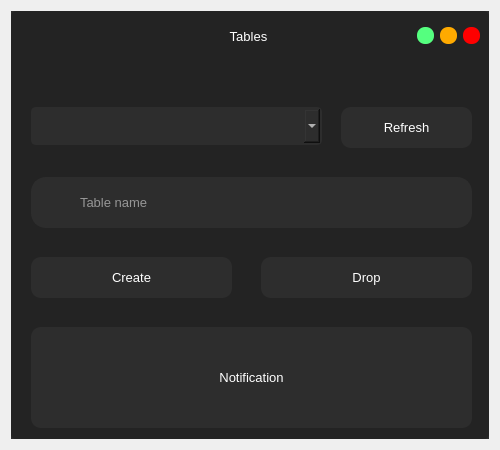
<?xml version="1.0" encoding="UTF-8"?>
<ui version="4.0">
 <class>Database</class>
 <widget class="QDialog" name="Database">
  <property name="geometry">
   <rect>
    <x>0</x>
    <y>0</y>
    <width>500</width>
    <height>450</height>
   </rect>
  </property>
  <property name="minimumSize">
   <size>
    <width>500</width>
    <height>400</height>
   </size>
  </property>
  <property name="maximumSize">
   <size>
    <width>500</width>
    <height>450</height>
   </size>
  </property>
  <property name="windowTitle">
   <string>Dialog</string>
  </property>
  <layout class="QVBoxLayout" name="verticalLayout">
   <item>
    <widget class="QFrame" name="frame">
     <property name="minimumSize">
      <size>
       <width>0</width>
       <height>400</height>
      </size>
     </property>
     <property name="maximumSize">
      <size>
       <width>16777215</width>
       <height>450</height>
      </size>
     </property>
     <property name="styleSheet">
      <string notr="true">background-color: rgb(45, 45, 45);</string>
     </property>
     <property name="frameShape">
      <enum>QFrame::NoFrame</enum>
     </property>
     <property name="frameShadow">
      <enum>QFrame::Raised</enum>
     </property>
     <layout class="QVBoxLayout" name="verticalLayout_4">
      <property name="spacing">
       <number>0</number>
      </property>
      <property name="leftMargin">
       <number>0</number>
      </property>
      <property name="topMargin">
       <number>0</number>
      </property>
      <property name="rightMargin">
       <number>0</number>
      </property>
      <property name="bottomMargin">
       <number>0</number>
      </property>
      <item>
       <widget class="QFrame" name="frame_2">
        <property name="styleSheet">
         <string notr="true">QFrame{
	background-color: rgb(35, 35, 35);
	border-radius:5px;
}</string>
        </property>
        <property name="frameShape">
         <enum>QFrame::NoFrame</enum>
        </property>
        <property name="frameShadow">
         <enum>QFrame::Raised</enum>
        </property>
        <layout class="QVBoxLayout" name="verticalLayout_2">
         <property name="leftMargin">
          <number>0</number>
         </property>
         <property name="topMargin">
          <number>0</number>
         </property>
         <property name="rightMargin">
          <number>0</number>
         </property>
         <property name="bottomMargin">
          <number>0</number>
         </property>
         <item>
          <widget class="QFrame" name="frame_3">
           <property name="minimumSize">
            <size>
             <width>0</width>
             <height>40</height>
            </size>
           </property>
           <property name="maximumSize">
            <size>
             <width>16777215</width>
             <height>30</height>
            </size>
           </property>
           <property name="frameShape">
            <enum>QFrame::NoFrame</enum>
           </property>
           <property name="frameShadow">
            <enum>QFrame::Raised</enum>
           </property>
           <layout class="QHBoxLayout" name="horizontalLayout">
            <property name="topMargin">
             <number>0</number>
            </property>
            <property name="bottomMargin">
             <number>0</number>
            </property>
            <item>
             <widget class="QLabel" name="label">
              <property name="minimumSize">
               <size>
                <width>60</width>
                <height>0</height>
               </size>
              </property>
              <property name="maximumSize">
               <size>
                <width>60</width>
                <height>16777215</height>
               </size>
              </property>
              <property name="text">
               <string/>
              </property>
              <property name="pixmap">
               <pixmap resource="../../../../Commons/resource/asset.qrc">:/icons/asset/database.svg</pixmap>
              </property>
             </widget>
            </item>
            <item>
             <widget class="QLabel" name="label_2">
              <property name="font">
               <font>
                <family>Arial</family>
                <pointsize>10</pointsize>
               </font>
              </property>
              <property name="styleSheet">
               <string notr="true">QLabel{
	color: rgb(255, 255, 255);
}</string>
              </property>
              <property name="text">
               <string>Tables</string>
              </property>
              <property name="alignment">
               <set>Qt::AlignCenter</set>
              </property>
             </widget>
            </item>
            <item>
             <widget class="QPushButton" name="btn_minimize">
              <property name="minimumSize">
               <size>
                <width>16</width>
                <height>16</height>
               </size>
              </property>
              <property name="maximumSize">
               <size>
                <width>17</width>
                <height>17</height>
               </size>
              </property>
              <property name="styleSheet">
               <string notr="true">QPushButton{
	background-color: rgb(85, 255, 127);
	border:none;
	border-radius: 8px;
}

QPushButton:hover{	
	background-color: rgba(85, 255, 127,150);
	
}</string>
              </property>
              <property name="text">
               <string/>
              </property>
             </widget>
            </item>
            <item>
             <widget class="QPushButton" name="btn_maximize">
              <property name="minimumSize">
               <size>
                <width>16</width>
                <height>16</height>
               </size>
              </property>
              <property name="maximumSize">
               <size>
                <width>17</width>
                <height>17</height>
               </size>
              </property>
              <property name="styleSheet">
               <string notr="true">QPushButton{
	
	background-color: rgb(255, 170, 0);
	border:none;
	border-radius: 8px;
}

QPushButton:hover{	
	background-color: rgba(255, 170, 0,150);
	
}</string>
              </property>
              <property name="text">
               <string/>
              </property>
             </widget>
            </item>
            <item>
             <widget class="QPushButton" name="btn_close">
              <property name="minimumSize">
               <size>
                <width>16</width>
                <height>16</height>
               </size>
              </property>
              <property name="maximumSize">
               <size>
                <width>17</width>
                <height>17</height>
               </size>
              </property>
              <property name="styleSheet">
               <string notr="true">QPushButton{
	background-color: rgb(255, 0, 0);
	border:none;
	border-radius: 8px;
}

QPushButton:hover{	
	background-color: rgba(255, 0, 0,150);
	
}</string>
              </property>
              <property name="text">
               <string/>
              </property>
             </widget>
            </item>
           </layout>
          </widget>
         </item>
         <item>
          <widget class="QFrame" name="frame_4">
           <property name="frameShape">
            <enum>QFrame::NoFrame</enum>
           </property>
           <property name="frameShadow">
            <enum>QFrame::Raised</enum>
           </property>
           <widget class="QLineEdit" name="add_program">
            <property name="geometry">
             <rect>
              <x>20</x>
              <y>120</y>
              <width>441</width>
              <height>51</height>
             </rect>
            </property>
            <property name="font">
             <font>
              <pointsize>10</pointsize>
             </font>
            </property>
            <property name="tabletTracking">
             <bool>true</bool>
            </property>
            <property name="styleSheet">
             <string notr="true">QLineEdit{
	color: rgb(255, 255, 255);
	border: 2px solid  rgb(45, 45, 45);
	border-radius:15px;
	padding-left: 45px;
}

QLineEdit:hover{
	border:2px solid rgb(35, 35, 35);
}

QLineEdit:focus{
	border:2px solid rgb(255, 255, 255);
}</string>
            </property>
            <property name="placeholderText">
             <string>Table name</string>
            </property>
            <property name="clearButtonEnabled">
             <bool>true</bool>
            </property>
           </widget>
           <widget class="QLabel" name="label_36">
            <property name="geometry">
             <rect>
              <x>30</x>
              <y>130</y>
              <width>31</width>
              <height>31</height>
             </rect>
            </property>
            <property name="styleSheet">
             <string notr="true">background-color: rgb(45, 45, 45);</string>
            </property>
            <property name="text">
             <string/>
            </property>
            <property name="pixmap">
             <pixmap resource="../../../../Commons/resource/asset.qrc">:/icons/asset/table.svg</pixmap>
            </property>
           </widget>
           <widget class="QPushButton" name="btn_add_program">
            <property name="geometry">
             <rect>
              <x>20</x>
              <y>200</y>
              <width>201</width>
              <height>41</height>
             </rect>
            </property>
            <property name="font">
             <font>
              <pointsize>10</pointsize>
             </font>
            </property>
            <property name="styleSheet">
             <string notr="true">QPushButton{
	color: rgb(255, 255, 255);
	background-color: rgb(45, 45, 45);
	border:none;
	border-radius: 10px;
}

QPushButton:hover{
	border-radius: 20px;
}

QPushButton:pressed{
	border: 2px solid rgb(255,255,255);	
}</string>
            </property>
            <property name="text">
             <string>Create</string>
            </property>
            <property name="icon">
             <iconset resource="../../../../Commons/resource/asset.qrc">
              <normaloff>:/icons/asset/database.svg</normaloff>:/icons/asset/database.svg</iconset>
            </property>
            <property name="iconSize">
             <size>
              <width>30</width>
              <height>30</height>
             </size>
            </property>
            <property name="flat">
             <bool>true</bool>
            </property>
           </widget>
           <widget class="QPushButton" name="btn_remove_program">
            <property name="geometry">
             <rect>
              <x>250</x>
              <y>200</y>
              <width>211</width>
              <height>41</height>
             </rect>
            </property>
            <property name="font">
             <font>
              <pointsize>10</pointsize>
             </font>
            </property>
            <property name="styleSheet">
             <string notr="true">QPushButton{
	color: rgb(255, 255, 255);
	background-color: rgb(45, 45, 45);
	border:none;
	border-radius: 10px;
}

QPushButton:hover{
	border-radius: 20px;
}

QPushButton:pressed{
	border: 2px solid rgb(255,255,255);	
}</string>
            </property>
            <property name="text">
             <string>Drop</string>
            </property>
            <property name="icon">
             <iconset resource="../../../../Commons/resource/asset.qrc">
              <normaloff>:/icons/asset/minus.svg</normaloff>:/icons/asset/minus.svg</iconset>
            </property>
            <property name="iconSize">
             <size>
              <width>30</width>
              <height>30</height>
             </size>
            </property>
            <property name="flat">
             <bool>true</bool>
            </property>
           </widget>
           <widget class="QLabel" name="label_notification">
            <property name="geometry">
             <rect>
              <x>20</x>
              <y>270</y>
              <width>441</width>
              <height>101</height>
             </rect>
            </property>
            <property name="font">
             <font>
              <family>MS Shell Dlg 2</family>
              <pointsize>10</pointsize>
              <weight>50</weight>
              <bold>false</bold>
             </font>
            </property>
            <property name="styleSheet">
             <string notr="true">QLabel{
	color: rgb(255, 255, 255);
	background-color: rgb(45, 45, 45);
	border-radius: 10px;
}</string>
            </property>
            <property name="text">
             <string>Notification</string>
            </property>
            <property name="alignment">
             <set>Qt::AlignCenter</set>
            </property>
            <property name="wordWrap">
             <bool>true</bool>
            </property>
           </widget>
           <widget class="QComboBox" name="database_tables">
            <property name="geometry">
             <rect>
              <x>20</x>
              <y>50</y>
              <width>291</width>
              <height>38</height>
             </rect>
            </property>
            <property name="minimumSize">
             <size>
              <width>0</width>
              <height>38</height>
             </size>
            </property>
            <property name="maximumSize">
             <size>
              <width>16777215</width>
              <height>38</height>
             </size>
            </property>
            <property name="font">
             <font>
              <pointsize>10</pointsize>
             </font>
            </property>
            <property name="styleSheet">
             <string notr="true">QComboBox{
	color: rgb(255, 255, 255);
	border: 2px solid rgb(45, 45, 45);
	padding-left:10px;
	border-radius: 5px;
}</string>
            </property>
            <property name="frame">
             <bool>false</bool>
            </property>
           </widget>
           <widget class="QPushButton" name="btn_refresh">
            <property name="geometry">
             <rect>
              <x>330</x>
              <y>50</y>
              <width>131</width>
              <height>41</height>
             </rect>
            </property>
            <property name="font">
             <font>
              <pointsize>10</pointsize>
             </font>
            </property>
            <property name="styleSheet">
             <string notr="true">QPushButton{
	color: rgb(255, 255, 255);
	background-color: rgb(45, 45, 45);
	border:none;
	border-radius: 10px;
}

QPushButton:hover{
	border-radius: 20px;
}

QPushButton:pressed{
	border: 2px solid rgb(255,255,255);	
}</string>
            </property>
            <property name="text">
             <string>Refresh</string>
            </property>
            <property name="icon">
             <iconset resource="../../../../Commons/resource/asset.qrc">
              <normaloff>:/icons/asset/refresh-cw.svg</normaloff>:/icons/asset/refresh-cw.svg</iconset>
            </property>
            <property name="iconSize">
             <size>
              <width>30</width>
              <height>30</height>
             </size>
            </property>
            <property name="flat">
             <bool>true</bool>
            </property>
           </widget>
          </widget>
         </item>
        </layout>
       </widget>
      </item>
     </layout>
    </widget>
   </item>
  </layout>
 </widget>
 <resources>
  <include location="../../../../Commons/resource/asset.qrc"/>
  <include location="../../../Commons/resource/asset.qrc"/>
 </resources>
 <connections/>
</ui>
